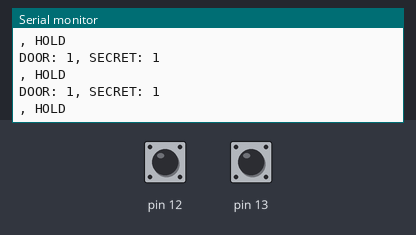
Bench run of a sketch on a simulated Arduino Uno, built with avr-gcc and run on an emulated ATmega328P. On the bench: the last lines printed to the serial monitor. Inputs (shaded band) come from the test bench; at power-on: pin 12 HIGH, pin 13 HIGH.

Above: at 4.2 s.
4.3 s: pin 12 pulled LOW for 0.25 s
At 4.57 s:
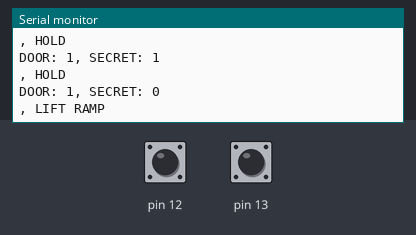
6.0 s: pin 13 pulled LOW for 0.25 s
At 6.17 s:
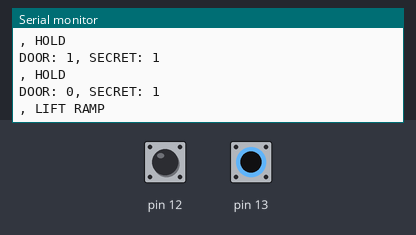

The sketch:

WH_sensors_ramp.ino
```cpp
void setup() {
  // put your setup code here, to run once:
  Serial.begin(9600);
  // 12 for our special sneaky gate key
  pinMode(12, INPUT_PULLUP);
  // 13 for Wormhole gate top
  pinMode(13, INPUT_PULLUP);

  // Wait for system to power up stable
  delay(3000);
}

void loop() {
  testSensor();
}

void testSensor() {
  // switches
  int doorSwitch = digitalRead(13);
  int secretSwitch = digitalRead(12);

  // debug print
  Serial.print("DOOR: ");
  Serial.print(doorSwitch);
  Serial.print(", SECRET: ");
  Serial.println(secretSwitch);

  // if either switch is on, send signal to ramp lifter
  // (secret could be buffed with a sneaky sound effect)
  if ((doorSwitch + secretSwitch) < 2) {
    Serial.println(", LIFT RAMP");
    liftRamp();
  } else {
    Serial.println(", HOLD");
  }
  delay(200);
}

void liftRamp() {
  // todo ramp logic, should stay up for maybe 60s + time it takes to lift,
  // then lower automatically.
  // Triggering the sensors should reset the timer,
  // or if the ramp is lowering, to stop and rise.
}
```

Measured:
- after the input at 4.3 s, the serial monitor: prints a new line after 0.10 s (image 1)
- after the input at 6.0 s, the serial monitor: prints a new line at once (image 2)
